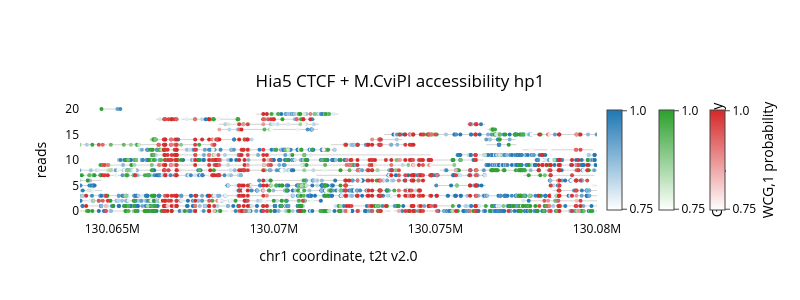
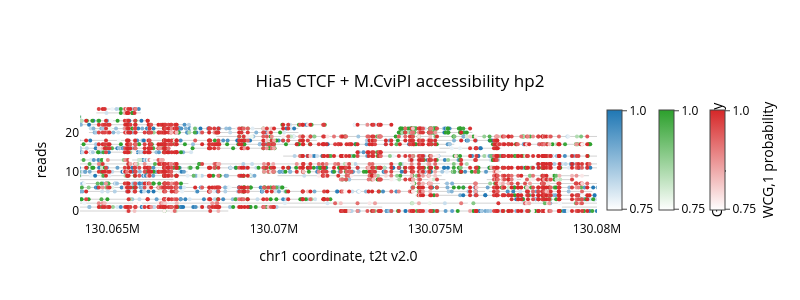

Notebook cell for these charts, in order:
### Code cell
plot_width = 800
# TODO: Does the order of these motifs matter, or can I just reference the top-level motif list?
browser_motifs = ["WCG,1","A,0","GCH,1"]
browser_title = "Hia5 CTCF + M.CviPI accessibility"

with track(f"plot_read_browser.{ctcf_output_id}.hp1_hp2_chrX", log_path="perf.jsonl"):
    for extract_file, haplotype in [
        (config.processed_data_dir / "hp1_chrX_extract" / "reads.combined_basemods.h5", f" hp1"),
        (config.processed_data_dir / "hp2_chrX_extract" / "reads.combined_basemods.h5", f" hp2")
    ]:
        sort_by = "collapse"
        fig = plot_read_browser.plot_read_browser(
            mod_file_name = extract_file,
            region = f'chrX:{single_read_plot_center-single_read_plot_window_size}-{single_read_plot_center+single_read_plot_window_size}',
            motifs = browser_motifs,
            thresh = 0.75,
            sort_by = sort_by,
            colorscales = single_read_plot_colorscales
        )
        fig.update_layout(
            width=plot_width,# these values are in pixels
            height=300,    
            title={
                'text': browser_title + haplotype,
                'x': 0.5,
                'xanchor': 'center',
                'y': 0.75,  # Adjust the vertical position of the title
                'yanchor': 'top',
                'pad': {'b': 10} 
            },
            xaxis_title='chr1 coordinate, t2t v2.0',
            yaxis_title='reads',
            font=dict(color='black')
        )
        fig.write_image(config.figure_dir / f"{haplotype.strip().replace(' ','_')}_chrX_{single_read_plot_center}_read_browser_width{plot_width}px.new.svg", format="svg", scale=2)
        fig.show()

### Figure 1 — Plotly figure (JSON) as saved in the notebook; plotly's stock layout.template omitted (floating-point values rounded to 4 significant figures; data arrays with more than 128 entries replaced by an {"elided": "..."} marker saying what was removed)
{"data": [{"hoverinfo": "text", "hovertext": "224ae384-27cc-4e2c-9d61-94c60d80c65d", "line": {"color": "lightgrey", "width": 1}, "mode": "lines", "showlegend": false, "type": "scatter", "x": [130055403, 130111166], "y": [0, 0]}, {"hoverinfo": "text", "hovertext": "43ee651c-4c7e-4130-9aff-bde13c4ed8af", "line": {"color": "lightgrey", "width": 1}, "mode": "lines", "showlegend": false, "type": "scatter", "x": [130054113, 130087046], "y": [3, 3]}, {"hoverinfo": "text", "hovertext": "9297bccc-1bcd-47c2-b34d-1f20d1ee4eeb", "line": {"color": "lightgrey", "width": 1}, "mode": "lines", "showlegend": false, "type": "scatter", "x": [130048395, 130070937], "y": [1, 1]}, {"hoverinfo": "text", "hovertext": "655cd133-5ac6-4c6b-aec7-343639d287e9", "line": {"color": "lightgrey", "width": 1}, "mode": "lines", "showlegend": false, "type": "scatter", "x": [130071898, 130090189], "y": [1, 1]}, {"hoverinfo": "text", "hovertext": "489271da-e61c-4810-abd4-c5e74d84e8ec", "line": {"color": "lightgrey", "width": 1}, "mode": "lines", "showlegend": false, "type": "scatter", "x": [130053827, 130071468], "y": [2, 2]}, {"hoverinfo": "text", "hovertext": "bd309330-e186-4c5f-bcb5-9ff9c0958baa", "line": {"color": "lightgrey", "width": 1}, "mode": "lines", "showlegend": false, "type": "scatter", "x": [130065172, 130076486], "y": [10, 10]}, {"hoverinfo": "text", "hovertext": "3b1d9b84-8e74-41ab-a91c-c3ce96c41933", "line": {"color": "lightgrey", "width": 1}, "mode": "lines", "showlegend": false, "type": "scatter", "x": [130064572, 130075605], "y": [9, 9]}, {"hoverinfo": "text", "hovertext": "c6a4bd32-bb7c-49a2-94df-2c53fbb4d619", "line": {"color": "lightgrey", "width": 1}, "mode": "lines", "showlegend": false, "type": "scatter", "x": [130063870, 130073932], "y": [8, 8]}, {"hoverinfo": "text", "hovertext": "c3cbf554-5327-4908-abb9-6966034e6eb0", "line": {"color": "lightgrey", "width": 1}, "mode": "lines", "showlegend": false, "type": "scatter", "x": [130077661, 130087457], "y": [2, 2]}, {"hoverinfo": "text", "hovertext": "802c14be-268c-416b-919f-b4a8c3654591", "line": {"color": "lightgrey", "width": 1}, "mode": "lines", "showlegend": false, "type": "scatter", "x": [130073407, 130082734], "y": [15, 15]}, {"hoverinfo": "text", "hovertext": "929776df-5815-4ff6-a052-6e43e345f1ef", "line": {"color": "lightgrey", "width": 1}, "mode": "lines", "showlegend": false, "type": "scatter", "x": [130066185, 130074841], "y": [11, 11]}, {"hoverinfo": "text", "hovertext": "efea9208-b49f-46e5-a9c8-5576ae4a8590", "line": {"color": "lightgrey", "width": 1}, "mode": "lines", "showlegend": false, "type": "scatter", "x": [130060387, 130068987], "y": [7, 7]}, {"hoverinfo": "text", "hovertext": "0f6da52b-e5ab-4246-ab5f-5a4ef3e9f411", "line": {"color": "lightgrey", "width": 1}, "mode": "lines", "showlegend": false, "type": "scatter", "x": [130065808, 130071912], "y": [12, 12]}, {"hoverinfo": "text", "hovertext": "97f2cd9f-f60c-45b3-b9be-2978e46713c3", "line": {"color": "lightgrey", "width": 1}, "mode": "lines", "showlegend": false, "type": "scatter", "x": [130058793, 130064680], "y": [4, 4]}, {"hoverinfo": "text", "hovertext": "790bf908-5452-44ad-8e95-048fe2a7b05a", "line": {"color": "lightgrey", "width": 1}, "mode": "lines", "showlegend": false, "type": "scatter", "x": [130058771, 130064658], "y": [6, 6]}, {"hoverinfo": "text", "hovertext": "3aff3dc2-667d-44b9-90da-25675eed8355", "line": {"color": "lightgrey", "width": 1}, "mode": "lines", "showlegend": false, "type": "scatter", "x": [130068743, 130074526], "y": [4, 4]}, {"hoverinfo": "text", "hovertext": "5ffa4f11-46e1-4e98-ad67-9467c49b6979", "line": {"color": "lightgrey", "width": 1}, "mode": "lines", "showlegend": false, "type": "scatter", "x": [130058879, 130064475], "y": [5, 5]}, {"hoverinfo": "text", "hovertext": "b2f84402-93f4-41dd-b7c7-1fd1a8733819", "line": {"color": "lightgrey", "width": 1}, "mode": "lines", "showlegend": false, "type": "scatter", "x": [130069482, 130074707], "y": [6, 6]}, {"hoverinfo": "text", "hovertext": "9ae012af-6dcb-4373-9b6c-5b236fb76ccd", "line": {"color": "lightgrey", "width": 1}, "mode": "lines", "showlegend": false, "type": "scatter", "x": [130071315, 130076539], "y": [7, 7]}, {"hoverinfo": "text", "hovertext": "4c510dfd-6072-4c82-a906-450dca4257a8", "line": {"color": "lightgrey", "width": 1}, "mode": "lines", "showlegend": false, "type": "scatter", "x": [130075132, 130080170], "y": [8, 8]}, {"hoverinfo": "text", "hovertext": "3fe315fc-8478-49cb-b619-5db50f1cec2e", "line": {"color": "lightgrey", "width": 1}, "mode": "lines", "showlegend": false, "type": "scatter", "x": [130063719, 130068225], "y": [13, 13]}, {"hoverinfo": "text", "hovertext": "8f4ae022-f7e5-4b30-adaf-5ea07ffbc4c0", "line": {"color": "lightgrey", "width": 1}, "mode": "lines", "showlegend": false, "type": "scatter", "x": [130068472, 130072448], "y": [5, 5]}, {"hoverinfo": "text", "hovertext": "2a01a42b-06fa-4532-80b6-4089317b5a14", "line": {"color": "lightgrey", "width": 1}, "mode": "lines", "showlegend": false, "type": "scatter", "x": [130076550, 130080216], "y": [9, 9]}, {"hoverinfo": "text", "hovertext": "03441258-b641-4e8e-ae5b-061707b59555", "line": {"color": "lightgrey", "width": 1}, "mode": "lines", "showlegend": false, "type": "scatter", "x": [130066158, 130069319], "y": [14, 14]}, {"hoverinfo": "text", "hovertext": "516439f5-854e-4621-bdb9-6f9a208ed5a4", "line": {"color": "lightgrey", "width": 1}, "mode": "lines", "showlegend": false, "type": "scatter", "x": [130068297, 130071402], "y": [17, 17]}, {"hoverinfo": "text", "hovertext": "a77f067b-6908-4112-ac9f-4f0645878b85", "line": {"color": "lightgrey", "width": 1}, "mode": "lines", "showlegend": false, "type": "scatter", "x": [130068268, 130071368], "y": [16, 16]}, {"hoverinfo": "text", "hovertext": "89962829-0ad6-4e93-94e5-8386560662d3", "line": {"color": "lightgrey", "width": 1}, "mode": "lines", "showlegend": false, "type": "scatter", "x": [130075623, 130078502], "y": [11, 11]}, {"hoverinfo": "text", "hovertext": "7e37a09b-5435-43a1-a0ba-1b772f6c1460", "line": {"color": "lightgrey", "width": 1}, "mode": "lines", "showlegend": false, "type": "scatter", "x": [130066353, 130068982], "y": [18, 18]}, {"hoverinfo": "text", "hovertext": "36768d6e-114c-49d3-b29a-4c2e664d6cfb", "line": {"color": "lightgrey", "width": 1}, "mode": "lines", "showlegend": false, "type": "scatter", "x": [130071773, 130074394], "y": [13, 13]}, {"hoverinfo": "text", "hovertext": "0545f184-5332-4996-9104-100964848926", "line": {"color": "lightgrey", "width": 1}, "mode": "lines", "showlegend": false, "type": "scatter", "x": [130069434, 130071996], "y": [19, 19]}, {"hoverinfo": "text", "hovertext": "6ade8789-dacb-4bb8-9f13-046204e9251d", "line": {"color": "lightgrey", "width": 1}, "mode": "lines", "showlegend": false, "type": "scatter", "x": [130078042, 130080449], "y": [10, 10]}, {"hoverinfo": "text", "hovertext": "0008489e-9a14-450a-a761-238f9c99fcbb", "line": {"color": "lightgrey", "width": 1}, "mode": "lines", "showlegend": false, "type": "scatter", "x": [130077721, 130079912], "y": [7, 7]}, {"hoverinfo": "text", "hovertext": "19fd6445-5ecf-4628-a8ba-b9000b381ad1", "line": {"color": "lightgrey", "width": 1}, "mode": "lines", "showlegend": false, "type": "scatter", "x": [130077697, 130079881], "y": [12, 12]}, {"hoverinfo": "text", "hovertext": "2f7f88d0-51cf-4b66-a536-77529a927706", "line": {"color": "lightgrey", "width": 1}, "mode": "lines", "showlegend": false, "type": "scatter", "x": [130078624, 130080693], "y": [4, 4]}, {"hoverinfo": "text", "hovertext": "6c312210-8db5-421c-80cb-3e9303e22392", "line": {"color": "lightgrey", "width": 1}, "mode": "lines", "showlegend": false, "type": "scatter", "x": [130069589, 130071283], "y": [18, 18]}, {"hoverinfo": "text", "hovertext": "685ea9f3-e182-4243-95de-1b5a2b68b7f6", "line": {"color": "lightgrey", "width": 1}, "mode": "lines", "showlegend": false, "type": "scatter", "x": [130074954, 130076556], "y": [5, 5]}, {"hoverinfo": "text", "hovertext": "8cbeef71-2808-4be5-bfe2-01b7ee419281", "line": {"color": "lightgrey", "width": 1}, "mode": "lines", "showlegend": false, "type": "scatter", "x": [130078509, 130079712], "y": [6, 6]}, {"hoverinfo": "text", "hovertext": "04f0c228-beb5-49c7-8c17-341d1ece31d8", "line": {"color": "lightgrey", "width": 1}, "mode": "lines", "showlegend": false, "type": "scatter", "x": [130072968, 130073977], "y": [14, 14]}, {"hoverinfo": "text", "hovertext": "6ab9d1c3-a9f0-45aa-976e-5e74c897cad9", "line": {"color": "lightgrey", "width": 1}, "mode": "lines", "showlegend": false, "type": "scatter", "x": [130076574, 130077504], "y": [13, 13]}, {"hoverinfo": "text", "hovertext": "de018f14-eb6b-414a-8360-555fb99682b8", "line": {"color": "lightgrey", "width": 1}, "mode": "lines", "showlegend": false, "type": "scatter", "x": [130076565, 130077492], "y": [14, 14]}, {"hoverinfo": "text", "hovertext": "5b8eb5a2-ee75-4b9a-8660-73ed41264073", "line": {"color": "lightgrey", "width": 1}, "mode": "lines", "showlegend": false, "type": "scatter", "x": [130064500, 130065328], "y": [20, 20]}, {"hoverinfo": "text", "hovertext": "e9ed2434-a8f1-48b2-8b2f-f7b60bcc1801", "line": {"color": "lightgrey", "width": 1}, "mode": "lines", "showlegend": false, "type": "scatter", "x": [130079720, 130080351], "y": [11, 11]}, {"hoverinfo": "text", "hovertext": "c24880e2-5785-4d4b-80ae-10d7abf7fac9", "line": {"color": "lightgrey", "width": 1}, "mode": "lines", "showlegend": false, "type": "scatter", "x": [130075974, 130076538], "y": [17, 17]}, {"hoverinfo": "text", "hovertext": "b5c589da-45eb-4bd3-bc12-84999dbf0d46", "line": {"color": "lightgrey", "width": 1}, "mode": "lines", "showlegend": false, "type": "scatter", "x": [130078526, 130078889], "y": [5, 5]}, {"hoverinfo": "text", "hovertext": "2e41479e-5312-4db9-b2e7-375414a4c706", "line": {"color": "lightgrey", "width": 1}, "mode": "lines", "showlegend": false, "type": "scatter", "x": [130079886, 130080217], "y": [5, 5]}, {"hoverinfo": "text", "hovertext": "a82c797a-8767-4fa2-a2f2-b6bd2a4a04ba", "line": {"color": "lightgrey", "width": 1}, "mode": "lines", "showlegend": false, "type": "scatter", "x": [130076616, 130076878], "y": [16, 16]}, {"customdata": {"elided": "2641x2 mixed values"}, "hovertemplate": "<b>Read</b>: %{customdata[0]}<br><b>Position</b>: %{x:,}<br><b>Probability</b>: %{customdata[1]:.2f}", "marker": {"cmax": 1, "cmin": 0.75, "color": {"elided": "2641 float values"}, "colorbar": {"thickness": 15, "tickmode": "array", "ticks": "outside", "ticktext": ["0.75", "1.0"], "tickvals": [0.752, 0.998], "title": {"side": "right", "text": "A,0 probability"}, "x": 1}, "colorscale": [[0, "white"], [1, "#1F77B4"]], "size": 4}, "mode": "markers", "showlegend": false, "type": "scatter", "x": {"elided": "2641 int values"}, "y": {"elided": "2641 int values"}}, {"customdata": {"elided": "794x2 mixed values"}, "hovertemplate": "<b>Read</b>: %{customdata[0]}<br><b>Position</b>: %{x:,}<br><b>Probability</b>: %{customdata[1]:.2f}", "marker": {"cmax": 1, "cmin": 0.75, "color": {"elided": "794 float values"}, "colorbar": {"thickness": 15, "tickmode": "array", "ticks": "outside", "ticktext": ["0.75", "1.0"], "tickvals": [0.752, 0.998], "title": {"side": "right", "text": "GCH,1 probability"}, "x": 1.1}, "colorscale": [[0, "white"], [1, "#2CA02C"]], "size": 4}, "mode": "markers", "showlegend": false, "type": "scatter", "x": {"elided": "794 int values"}, "y": {"elided": "794 int values"}}, {"customdata": {"elided": "841x2 mixed values"}, "hovertemplate": "<b>Read</b>: %{customdata[0]}<br><b>Position</b>: %{x:,}<br><b>Probability</b>: %{customdata[1]:.2f}", "marker": {"cmax": 1, "cmin": 0.75, "color": {"elided": "841 float values"}, "colorbar": {"thickness": 15, "tickmode": "array", "ticks": "outside", "ticktext": ["0.75", "1.0"], "tickvals": [0.752, 0.998], "title": {"side": "right", "text": "WCG,1 probability"}, "x": 1.2}, "colorscale": [[0, "white"], [1, "#D62728"]], "size": 4}, "mode": "markers", "showlegend": false, "type": "scatter", "x": {"elided": "841 int values"}, "y": {"elided": "841 int values"}}], "layout": {"barmode": "overlay", "font": {"color": "black"}, "height": 300, "hovermode": "closest", "plot_bgcolor": "rgba(0,0,0,0)", "title": {"pad": {"b": 10}, "text": "Hia5 CTCF + M.CviPI accessibility hp1", "x": 0.5, "xanchor": "center", "y": 0.75, "yanchor": "top"}, "width": 800, "xaxis": {"range": [130064000, 130080000], "title": {"text": "chr1 coordinate, t2t v2.0"}}, "yaxis": {"title": {"text": "reads"}}}}

### Figure 2 — Plotly figure (JSON) as saved in the notebook; plotly's stock layout.template omitted (floating-point values rounded to 4 significant figures; data arrays with more than 128 entries replaced by an {"elided": "..."} marker saying what was removed)
{"data": [{"hoverinfo": "text", "hovertext": "e559693d-2a98-4593-a53a-9e5a2205bd98", "line": {"color": "lightgrey", "width": 1}, "mode": "lines", "showlegend": false, "type": "scatter", "x": [130039439, 130085966], "y": [2, 2]}, {"hoverinfo": "text", "hovertext": "4deb3be3-6678-441f-989b-bf82b74b52cc", "line": {"color": "lightgrey", "width": 1}, "mode": "lines", "showlegend": false, "type": "scatter", "x": [130074417, 130111891], "y": [4, 4]}, {"hoverinfo": "text", "hovertext": "0f5f318f-6580-4314-9482-299aad1d5481", "line": {"color": "lightgrey", "width": 1}, "mode": "lines", "showlegend": false, "type": "scatter", "x": [130049776, 130079855], "y": [5, 5]}, {"hoverinfo": "text", "hovertext": "92181d21-aedf-4351-9f14-45a019d3f2ac", "line": {"color": "lightgrey", "width": 1}, "mode": "lines", "showlegend": false, "type": "scatter", "x": [130044003, 130068590], "y": [0, 0]}, {"hoverinfo": "text", "hovertext": "1d541fe0-2e7d-4e66-b927-facc78dba4ee", "line": {"color": "lightgrey", "width": 1}, "mode": "lines", "showlegend": false, "type": "scatter", "x": [130049084, 130073356], "y": [1, 1]}, {"hoverinfo": "text", "hovertext": "d26ab734-1bff-49be-9c90-a1451b85b4d3", "line": {"color": "lightgrey", "width": 1}, "mode": "lines", "showlegend": false, "type": "scatter", "x": [130072058, 130094695], "y": [0, 0]}, {"hoverinfo": "text", "hovertext": "a03af16d-586b-4c42-89b9-487074273eb9", "line": {"color": "lightgrey", "width": 1}, "mode": "lines", "showlegend": false, "type": "scatter", "x": [130049563, 130071780], "y": [3, 3]}, {"hoverinfo": "text", "hovertext": "ca97622e-a2cb-47b9-9cb4-1ea17f636ccc", "line": {"color": "lightgrey", "width": 1}, "mode": "lines", "showlegend": false, "type": "scatter", "x": [130060499, 130081980], "y": [11, 11]}, {"hoverinfo": "text", "hovertext": "b6cc0764-bd15-44b9-968c-c548448e7845", "line": {"color": "lightgrey", "width": 1}, "mode": "lines", "showlegend": false, "type": "scatter", "x": [130078913, 130098428], "y": [1, 1]}, {"hoverinfo": "text", "hovertext": "7835b3db-a858-420d-8add-06099a073963", "line": {"color": "lightgrey", "width": 1}, "mode": "lines", "showlegend": false, "type": "scatter", "x": [130070288, 130088259], "y": [14, 14]}, {"hoverinfo": "text", "hovertext": "9aa52993-bae6-48ac-a87b-9d62f4812c85", "line": {"color": "lightgrey", "width": 1}, "mode": "lines", "showlegend": false, "type": "scatter", "x": [130068219, 130082736], "y": [19, 19]}, {"hoverinfo": "text", "hovertext": "71408658-a9e7-4f78-a670-cc454c8adc04", "line": {"color": "lightgrey", "width": 1}, "mode": "lines", "showlegend": false, "type": "scatter", "x": [130077346, 130090809], "y": [3, 3]}, {"hoverinfo": "text", "hovertext": "38095a4a-0b2a-4488-a21a-d987ef675f26", "line": {"color": "lightgrey", "width": 1}, "mode": "lines", "showlegend": false, "type": "scatter", "x": [130062884, 130076011], "y": [12, 12]}, {"hoverinfo": "text", "hovertext": "461b93e2-6455-47cb-9106-528a9a8fa088", "line": {"color": "lightgrey", "width": 1}, "mode": "lines", "showlegend": false, "type": "scatter", "x": [130063382, 130075584], "y": [17, 17]}, {"hoverinfo": "text", "hovertext": "13a8e2a9-fe27-4333-a755-42193cc4fc99", "line": {"color": "lightgrey", "width": 1}, "mode": "lines", "showlegend": false, "type": "scatter", "x": [130058358, 130070414], "y": [6, 6]}, {"hoverinfo": "text", "hovertext": "2fe64f26-5bb4-4ec8-a362-cd45c8825e66", "line": {"color": "lightgrey", "width": 1}, "mode": "lines", "showlegend": false, "type": "scatter", "x": [130055509, 130067329], "y": [10, 10]}, {"hoverinfo": "text", "hovertext": "69c2301c-438f-4712-84bf-f59355775635", "line": {"color": "lightgrey", "width": 1}, "mode": "lines", "showlegend": false, "type": "scatter", "x": [130055535, 130067355], "y": [7, 7]}, {"hoverinfo": "text", "hovertext": "583f9309-4302-4f53-a0fd-00fac729b1e0", "line": {"color": "lightgrey", "width": 1}, "mode": "lines", "showlegend": false, "type": "scatter", "x": [130058087, 130069414], "y": [9, 9]}, {"hoverinfo": "text", "hovertext": "f2917bfc-337b-435a-a63f-c9207c8d6fe2", "line": {"color": "lightgrey", "width": 1}, "mode": "lines", "showlegend": false, "type": "scatter", "x": [130061182, 130071328], "y": [18, 18]}, {"hoverinfo": "text", "hovertext": "2b53fb4f-d521-4709-8694-9c75c88c4958", "line": {"color": "lightgrey", "width": 1}, "mode": "lines", "showlegend": false, "type": "scatter", "x": [130057502, 130066891], "y": [8, 8]}, {"hoverinfo": "text", "hovertext": "52fab228-500f-4542-9279-4ce4d4cbd520", "line": {"color": "lightgrey", "width": 1}, "mode": "lines", "showlegend": false, "type": "scatter", "x": [130058159, 130067446], "y": [15, 15]}, {"hoverinfo": "text", "hovertext": "626771d7-6af5-40d9-b553-fe3c4783f3f8", "line": {"color": "lightgrey", "width": 1}, "mode": "lines", "showlegend": false, "type": "scatter", "x": [130074262, 130083279], "y": [6, 6]}, {"hoverinfo": "text", "hovertext": "26784a24-2070-4a7d-9d6a-e677095318a2", "line": {"color": "lightgrey", "width": 1}, "mode": "lines", "showlegend": false, "type": "scatter", "x": [130058219, 130066609], "y": [13, 13]}, {"hoverinfo": "text", "hovertext": "5bc8762d-8b1f-4acb-bdbd-09540a387c62", "line": {"color": "lightgrey", "width": 1}, "mode": "lines", "showlegend": false, "type": "scatter", "x": [130069632, 130077036], "y": [10, 10]}, {"hoverinfo": "text", "hovertext": "e0dc4663-9ceb-4f4e-9d00-6475286f8df9", "line": {"color": "lightgrey", "width": 1}, "mode": "lines", "showlegend": false, "type": "scatter", "x": [130064276, 130070761], "y": [20, 20]}, {"hoverinfo": "text", "hovertext": "693c4321-94e8-43ca-82cf-de5b53b653fd", "line": {"color": "lightgrey", "width": 1}, "mode": "lines", "showlegend": false, "type": "scatter", "x": [130064275, 130070754], "y": [21, 21]}, {"hoverinfo": "text", "hovertext": "cda75c24-b8f1-4cd0-8951-3a4acb5d987b", "line": {"color": "lightgrey", "width": 1}, "mode": "lines", "showlegend": false, "type": "scatter", "x": [130060304, 130066764], "y": [16, 16]}, {"hoverinfo": "text", "hovertext": "78b7a6be-aa64-46d7-8c54-9c674404f807", "line": {"color": "lightgrey", "width": 1}, "mode": "lines", "showlegend": false, "type": "scatter", "x": [130074210, 130080111], "y": [7, 7]}, {"hoverinfo": "text", "hovertext": "16dd34c7-a63d-42a1-8385-8c25f802851a", "line": {"color": "lightgrey", "width": 1}, "mode": "lines", "showlegend": false, "type": "scatter", "x": [130078078, 130083315], "y": [12, 12]}, {"hoverinfo": "text", "hovertext": "61ffaa11-551e-433d-bcc2-eb7c85d150f2", "line": {"color": "lightgrey", "width": 1}, "mode": "lines", "showlegend": false, "type": "scatter", "x": [130070112, 130075195], "y": [9, 9]}, {"hoverinfo": "text", "hovertext": "c7a09cd1-62da-4511-933a-9583b3f3aee3", "line": {"color": "lightgrey", "width": 1}, "mode": "lines", "showlegend": false, "type": "scatter", "x": [130072826, 130076939], "y": [18, 18]}, {"hoverinfo": "text", "hovertext": "b893c634-d197-414a-a2f8-b8229cc59db6", "line": {"color": "lightgrey", "width": 1}, "mode": "lines", "showlegend": false, "type": "scatter", "x": [130063715, 130067424], "y": [22, 22]}, {"hoverinfo": "text", "hovertext": "7ae67cd6-0efe-4c7a-ae75-2c50ffa9be63", "line": {"color": "lightgrey", "width": 1}, "mode": "lines", "showlegend": false, "type": "scatter", "x": [130072041, 130075308], "y": [8, 8]}, {"hoverinfo": "text", "hovertext": "540711d3-7541-495b-a5ea-095110d4427d", "line": {"color": "lightgrey", "width": 1}, "mode": "lines", "showlegend": false, "type": "scatter", "x": [130076723, 130079826], "y": [17, 17]}, {"hoverinfo": "text", "hovertext": "b79abc97-6716-48b2-b3b1-8784d55fe033", "line": {"color": "lightgrey", "width": 1}, "mode": "lines", "showlegend": false, "type": "scatter", "x": [130063009, 130066110], "y": [23, 23]}, {"hoverinfo": "text", "hovertext": "f9bd757b-f4f1-4689-8ea7-c1e92d094130", "line": {"color": "lightgrey", "width": 1}, "mode": "lines", "showlegend": false, "type": "scatter", "x": [130076760, 130079751], "y": [9, 9]}, {"hoverinfo": "text", "hovertext": "f5a684f0-2152-4596-b3e4-5585724ceee1", "line": {"color": "lightgrey", "width": 1}, "mode": "lines", "showlegend": false, "type": "scatter", "x": [130072509, 130075334], "y": [15, 15]}, {"hoverinfo": "text", "hovertext": "a45d0677-3b64-411f-a5f9-29a52423fcf5", "line": {"color": "lightgrey", "width": 1}, "mode": "lines", "showlegend": false, "type": "scatter", "x": [130074146, 130076959], "y": [13, 13]}, {"hoverinfo": "text", "hovertext": "c6ce4df8-31b4-419a-a677-39cd3ea122fe", "line": {"color": "lightgrey", "width": 1}, "mode": "lines", "showlegend": false, "type": "scatter", "x": [130076589, 130079295], "y": [8, 8]}, {"hoverinfo": "text", "hovertext": "a67d77a9-16ea-4915-aab1-838fa2db9a25", "line": {"color": "lightgrey", "width": 1}, "mode": "lines", "showlegend": false, "type": "scatter", "x": [130067473, 130070066], "y": [16, 16]}, {"hoverinfo": "text", "hovertext": "43458eef-120f-401d-9095-dbabd0d8d472", "line": {"color": "lightgrey", "width": 1}, "mode": "lines", "showlegend": false, "type": "scatter", "x": [130073852, 130076142], "y": [20, 20]}, {"hoverinfo": "text", "hovertext": "8cea23aa-a404-44cf-bea6-9952534bc2b6", "line": {"color": "lightgrey", "width": 1}, "mode": "lines", "showlegend": false, "type": "scatter", "x": [130073854, 130076128], "y": [21, 21]}, {"hoverinfo": "text", "hovertext": "5d469b5e-6230-475c-bd2b-e58099697070", "line": {"color": "lightgrey", "width": 1}, "mode": "lines", "showlegend": false, "type": "scatter", "x": [130062059, 130064037], "y": [24, 24]}, {"hoverinfo": "text", "hovertext": "e14c1305-ded5-4ece-91fd-798dbf96aa49", "line": {"color": "lightgrey", "width": 1}, "mode": "lines", "showlegend": false, "type": "scatter", "x": [130075124, 130077037], "y": [16, 16]}, {"hoverinfo": "text", "hovertext": "74acd69d-fd94-4508-9eb2-9ed93ab82c2b", "line": {"color": "lightgrey", "width": 1}, "mode": "lines", "showlegend": false, "type": "scatter", "x": [130070246, 130071645], "y": [22, 22]}, {"hoverinfo": "text", "hovertext": "7b47adce-b663-4522-9f1f-9a6ed57d955f", "line": {"color": "lightgrey", "width": 1}, "mode": "lines", "showlegend": false, "type": "scatter", "x": [130064505, 130065890], "y": [25, 25]}, {"hoverinfo": "text", "hovertext": "af8d5aad-2638-44dc-8b6c-ec65b17e24d6", "line": {"color": "lightgrey", "width": 1}, "mode": "lines", "showlegend": false, "type": "scatter", "x": [130064518, 130065867], "y": [26, 26]}, {"hoverinfo": "text", "hovertext": "c6c2ba8e-816f-496c-b6c2-1e94973b26d1", "line": {"color": "lightgrey", "width": 1}, "mode": "lines", "showlegend": false, "type": "scatter", "x": [130072474, 130073696], "y": [22, 22]}, {"customdata": {"elided": "1493x2 mixed values"}, "hovertemplate": "<b>Read</b>: %{customdata[0]}<br><b>Position</b>: %{x:,}<br><b>Probability</b>: %{customdata[1]:.2f}", "marker": {"cmax": 1, "cmin": 0.75, "color": {"elided": "1493 float values"}, "colorbar": {"thickness": 15, "tickmode": "array", "ticks": "outside", "ticktext": ["0.75", "1.0"], "tickvals": [0.752, 0.998], "title": {"side": "right", "text": "A,0 probability"}, "x": 1}, "colorscale": [[0, "white"], [1, "#1F77B4"]], "size": 4}, "mode": "markers", "showlegend": false, "type": "scatter", "x": {"elided": "1493 int values"}, "y": {"elided": "1493 int values"}}, {"customdata": {"elided": "932x2 mixed values"}, "hovertemplate": "<b>Read</b>: %{customdata[0]}<br><b>Position</b>: %{x:,}<br><b>Probability</b>: %{customdata[1]:.2f}", "marker": {"cmax": 1, "cmin": 0.75, "color": {"elided": "932 float values"}, "colorbar": {"thickness": 15, "tickmode": "array", "ticks": "outside", "ticktext": ["0.75", "1.0"], "tickvals": [0.752, 0.998], "title": {"side": "right", "text": "GCH,1 probability"}, "x": 1.1}, "colorscale": [[0, "white"], [1, "#2CA02C"]], "size": 4}, "mode": "markers", "showlegend": false, "type": "scatter", "x": {"elided": "932 int values"}, "y": {"elided": "932 int values"}}, {"customdata": {"elided": "2156x2 mixed values"}, "hovertemplate": "<b>Read</b>: %{customdata[0]}<br><b>Position</b>: %{x:,}<br><b>Probability</b>: %{customdata[1]:.2f}", "marker": {"cmax": 1, "cmin": 0.75, "color": {"elided": "2156 float values"}, "colorbar": {"thickness": 15, "tickmode": "array", "ticks": "outside", "ticktext": ["0.75", "1.0"], "tickvals": [0.752, 0.998], "title": {"side": "right", "text": "WCG,1 probability"}, "x": 1.2}, "colorscale": [[0, "white"], [1, "#D62728"]], "size": 4}, "mode": "markers", "showlegend": false, "type": "scatter", "x": {"elided": "2156 int values"}, "y": {"elided": "2156 int values"}}], "layout": {"barmode": "overlay", "font": {"color": "black"}, "height": 300, "hovermode": "closest", "plot_bgcolor": "rgba(0,0,0,0)", "title": {"pad": {"b": 10}, "text": "Hia5 CTCF + M.CviPI accessibility hp2", "x": 0.5, "xanchor": "center", "y": 0.75, "yanchor": "top"}, "width": 800, "xaxis": {"range": [130064000, 130080000], "title": {"text": "chr1 coordinate, t2t v2.0"}}, "yaxis": {"title": {"text": "reads"}}}}
